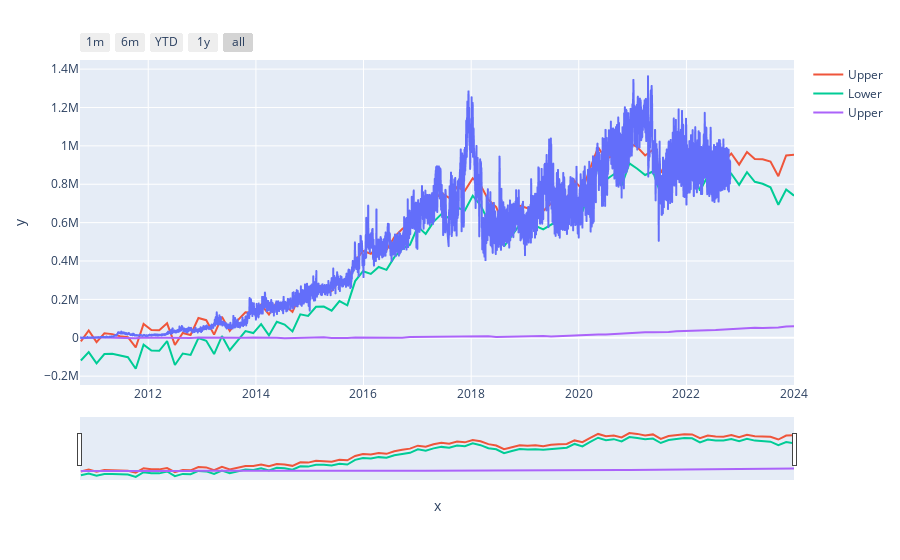

The notebook cell this image was saved under:
### Code cell
import plotly.express as px

fig = px.line(x=df_trainw['ds'], y=df_trainw['y'])
fig.add_scatter(x=predictionw['ds'], y=predictionw['yhat'], name="Upper")
fig.add_scatter(x=predictionw['ds'], y=predictionw['yhat_lower'], name="Lower")
fig.add_scatter(x=prediction['ds'], y=prediction['yhat'], name="Upper")


fig.update_xaxes(
    rangeslider_visible = True,
    rangeselector = dict(
        buttons = list([
            dict(count = 1, label = "1m", step = "month", stepmode = "backward"),
            dict(count = 6, label = "6m", step = "month", stepmode = "backward"),
            dict(count = 1, label = "YTD", step = "year", stepmode = "todate"),
            dict(count = 1, label = "1y", step = "year", stepmode = "backward"),
            dict(step = "all")
        ])
    )
)


fig.show()
